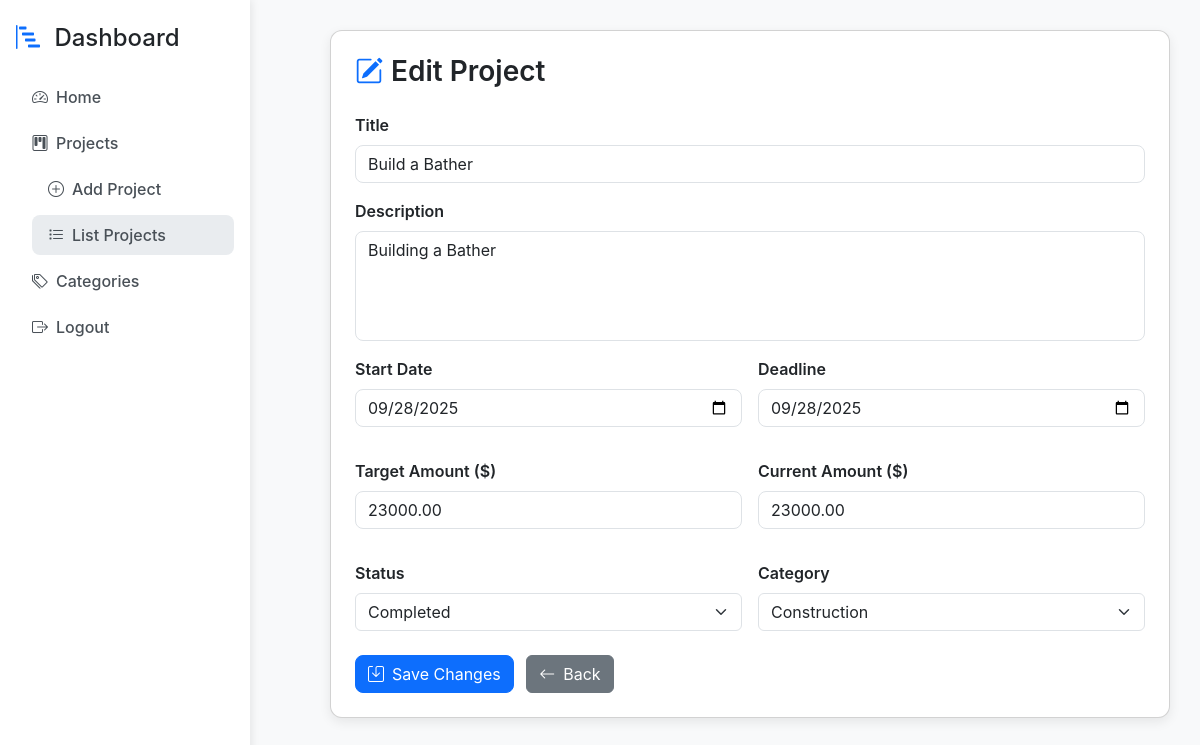
Page /goal_project_app/projects/edit_project.php?id=8 (signed in) on the committed database.
### tables this page shows
CREATE TABLE `projects` (
  `id` int(11) NOT NULL,
  `title` varchar(255) NOT NULL,
  `description` text DEFAULT NULL,
  `start_date` date NOT NULL DEFAULT curdate(),
  `deadline` date DEFAULT NULL,
  `target_amount` decimal(12,2) NOT NULL DEFAULT 0.00,
  `current_amount` decimal(12,2) NOT NULL DEFAULT 0.00,
  `progress` decimal(5,2) NOT NULL DEFAULT 0.00,
  `created_at` timestamp NOT NULL DEFAULT current_timestamp(),
  `status` enum('Pending','In Progress','Completed') DEFAULT 'Pending',
  `viewed` tinyint(1) DEFAULT 0,
  `category_id` int(11) DEFAULT NULL
);

CREATE TABLE `project_categories` (
  `id` int(11) NOT NULL,
  `name` varchar(100) NOT NULL,
  `description` text DEFAULT NULL,
  `created_at` timestamp NOT NULL DEFAULT current_timestamp()
);

### goal_project_app/projects/edit_project.php (the view, shortened to what this page needs)
<?php
require_once "../config/db.php";
$id = $_GET['id'] ?? 0;
$stmt = $pdo->prepare("SELECT * FROM projects WHERE id=?");
$stmt->execute([$id]);
$project = $stmt->fetch();
$categories = $pdo->query("SELECT * FROM project_categories ORDER BY name ASC")->fetchAll(PDO::FETCH_ASSOC);
?>
<!DOCTYPE html>
<html lang="en">
<head>
<link href="https://cdn.jsdelivr.net/npm/bootstrap@5.3.2/dist/css/bootstrap.min.css" rel="stylesheet">
<link href="https://cdn.jsdelivr.net/npm/bootstrap-icons/font/bootstrap-icons.css" rel="stylesheet">
</head>
<body>
<div class="d-flex">
  <div class="sidebar">
    <h4 class="mb-4"><i class="bi bi-bar-chart-steps me-2 text-primary"></i> Dashboard</h4>
    <ul class="nav flex-column">
      <li><a href="../index.php" class="nav-link"><i class="bi bi-speedometer2"></i> Home</a></li>
      <li>
        <a class="nav-link" data-bs-toggle="collapse" href="#projectMenu">
          <i class="bi bi-kanban"></i> Projects
        </a>
        <div class="collapse show ps-3" id="projectMenu">
          <a href="add_project.php" class="nav-link"><i class="bi bi-plus-circle"></i> Add Project</a>
          <a href="list_projects.php" class="nav-link active"><i class="bi bi-list-task"></i> List Projects</a>
        </div>
      </li>
      <li>
        <a class="nav-link" data-bs-toggle="collapse" href="#categoryMenu">
          <i class="bi bi-tags"></i> Categories
        </a>
      </li>
      <li><a href="../logout.php" class="nav-link"><i class="bi bi-box-arrow-right"></i> Logout</a></li>
    </ul>
  </div>
  <div class="content flex-grow-1">
    <div class="card card-project p-4">
      <h3 class="mb-4"><i class="bi bi-pencil-square me-2 text-primary"></i>Edit Project</h3>
      <form method="POST">
        <div class="mb-3">
          <label class="form-label fw-semibold">Title</label>
          <input type="text" name="title" class="form-control" value="<?= htmlspecialchars($project['title']) ?>" required>
        </div>
        <div class="mb-3">
          <label class="form-label fw-semibold">Description</label>
          <textarea name="description" class="form-control" rows="4"><?= htmlspecialchars($project['description']) ?></textarea>
        </div>
        <div class="row g-3">
          <div class="col-md-6">
            <label class="form-label fw-semibold">Start Date</label>
            <input type="date" name="start_date" class="form-control" value="<?= htmlspecialchars($project['start_date']) ?>" required>
          </div>
          <div class="col-md-6">
            <label class="form-label fw-semibold">Deadline</label>
            <input type="date" name="deadline" class="form-control" value="<?= htmlspecialchars($project['deadline']) ?>">
          </div>
        </div>
        <div class="row g-3 mt-3">
          <div class="col-md-6">
            <label class="form-label fw-semibold">Target Amount ($)</label>
            <input type="number" name="target_amount" class="form-control" min="0" step="0.01" value="<?= $project['target_amount'] ?>" required>
          </div>
          <div class="col-md-6">
            <label class="form-label fw-semibold">Current Amount ($)</label>
            <input type="number" name="current_amount" class="form-control" min="0" step="0.01" value="<?= $project['current_amount'] ?>">
          </div>
        </div>
        <div class="row g-3 mt-3">
          <div class="col-md-6">
            <label class="form-label fw-semibold">Status</label>
            <select name="status" class="form-select">
              <option value="Completed" <?= $project['status']=='Completed'?'selected':'' ?>>Completed</option>
            </select>
          </div>
          <div class="col-md-6">
            <label class="form-label fw-semibold">Category</label>
            <select name="category_id" class="form-select">
              <?php foreach($categories as $c): ?>
                <option value="<?= $c['id'] ?>" <?= $project['category_id']==$c['id']?'selected':'' ?>><?= htmlspecialchars($c['name']) ?></option>
              <?php endforeach; ?>
            </select>
          </div>
        </div>
        <div class="mt-4">
          <button type="submit" class="btn btn-primary"><i class="bi bi-save me-2"></i>Save Changes</button>
          <a href="list_projects.php" class="btn btn-secondary ms-2"><i class="bi bi-arrow-left me-2"></i>Back</a>
        </div>
      </form>
    </div>
  </div>
</div>
</body>
</html>

### goal_project_app/projects/edit_project.php (style rules this page uses)
body { background-color: #f8f9fa; font-family: 'Inter', sans-serif; }
.sidebar { min-height: 100vh; background: #fff; box-shadow: 2px 0 8px rgba(0,0,0,0.08); padding: 1.5rem 1rem; width: 250px; }
.sidebar .nav-link { color: #495057; font-weight: 500; margin-bottom: 6px; display: flex; align-items: center; gap: 8px; }
.sidebar .nav-link.active { background: #e9ecef; border-radius: 8px; }
.content { padding: 30px; margin-left:50px; }
.card-project { border-radius: 12px; box-shadow: 0 4px 12px rgba(0,0,0,0.08); background:#fff; }
.btn-primary { border-radius: 8px; }
h3 { font-weight: 600; }
.form-control { border-radius: 8px; }
textarea.form-control { resize: none; }

### rows in the picture
projects: title "Build a Bather", description "Building a Bather", start_date "09/28/2025", deadline "09/28/2025", target_amount "23000.00", current_amount "23000.00", status "Completed", category_id "Construction"
